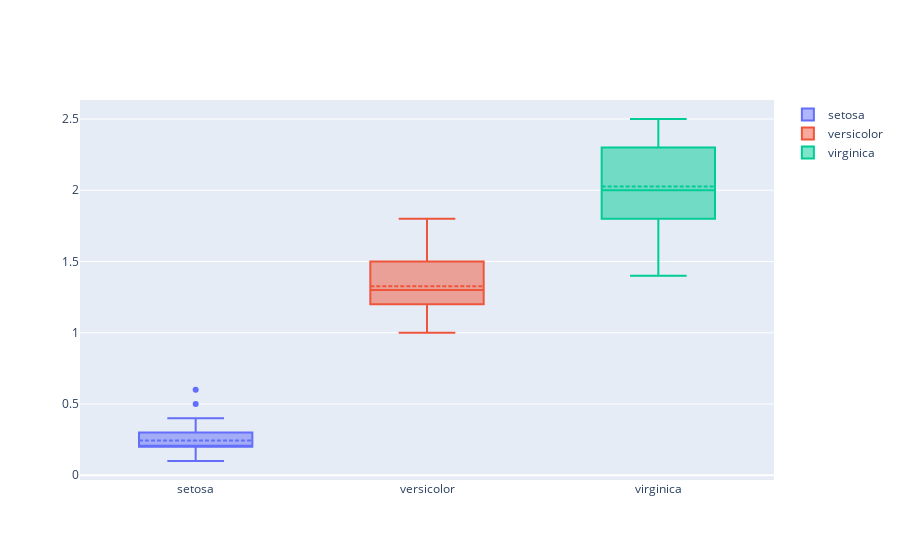

Write notebook code for a chart like this one.
### Code cell
#Values distribution based on petal width
trace0 = go.Box(y=df['PetalWidthCm'][df['Species'] == 'Iris-setosa'],
                boxmean=True, name = 'setosa')

trace1 = go.Box(y=df['PetalWidthCm'][df['Species'] == 'Iris-versicolor'],
                boxmean=True, name = 'versicolor')

trace2 = go.Box(y=df['PetalWidthCm'][df['Species'] == 'Iris-virginica'],
                boxmean=True, name = 'virginica')

data = [trace0, trace1, trace2]
py.iplot(data)

### Figure 1 — Plotly figure (JSON) as saved in the notebook; plotly's stock layout.template omitted (floating-point values rounded to 4 significant figures)
{"data": [{"boxmean": true, "name": "setosa", "type": "box", "y": [0.2, 0.2, 0.2, 0.2, 0.2, 0.4, 0.3, 0.2, 0.2, 0.1, 0.2, 0.2, 0.1, 0.1, 0.2, 0.4, 0.4, 0.3, 0.3, 0.3, 0.2, 0.4, 0.2, 0.5, 0.2, 0.2, 0.4, 0.2, 0.2, 0.2, 0.2, 0.4, 0.1, 0.2, 0.1, 0.2, 0.2, 0.1, 0.2, 0.2, 0.3, 0.3, 0.2, 0.6, 0.4, 0.3, 0.2, 0.2, 0.2, 0.2]}, {"boxmean": true, "name": "versicolor", "type": "box", "y": [1.4, 1.5, 1.5, 1.3, 1.5, 1.3, 1.6, 1, 1.3, 1.4, 1, 1.5, 1, 1.4, 1.3, 1.4, 1.5, 1, 1.5, 1.1, 1.8, 1.3, 1.5, 1.2, 1.3, 1.4, 1.4, 1.7, 1.5, 1, 1.1, 1, 1.2, 1.6, 1.5, 1.6, 1.5, 1.3, 1.3, 1.3, 1.2, 1.4, 1.2, 1, 1.3, 1.2, 1.3, 1.3, 1.1, 1.3]}, {"boxmean": true, "name": "virginica", "type": "box", "y": [2.5, 1.9, 2.1, 1.8, 2.2, 2.1, 1.7, 1.8, 1.8, 2.5, 2, 1.9, 2.1, 2, 2.4, 2.3, 1.8, 2.2, 2.3, 1.5, 2.3, 2, 2, 1.8, 2.1, 1.8, 1.8, 1.8, 2.1, 1.6, 1.9, 2, 2.2, 1.5, 1.4, 2.3, 2.4, 1.8, 1.8, 2.1, 2.4, 2.3, 1.9, 2.3, 2.5, 2.3, 1.9, 2, 2.3, 1.8]}], "layout": {}}
